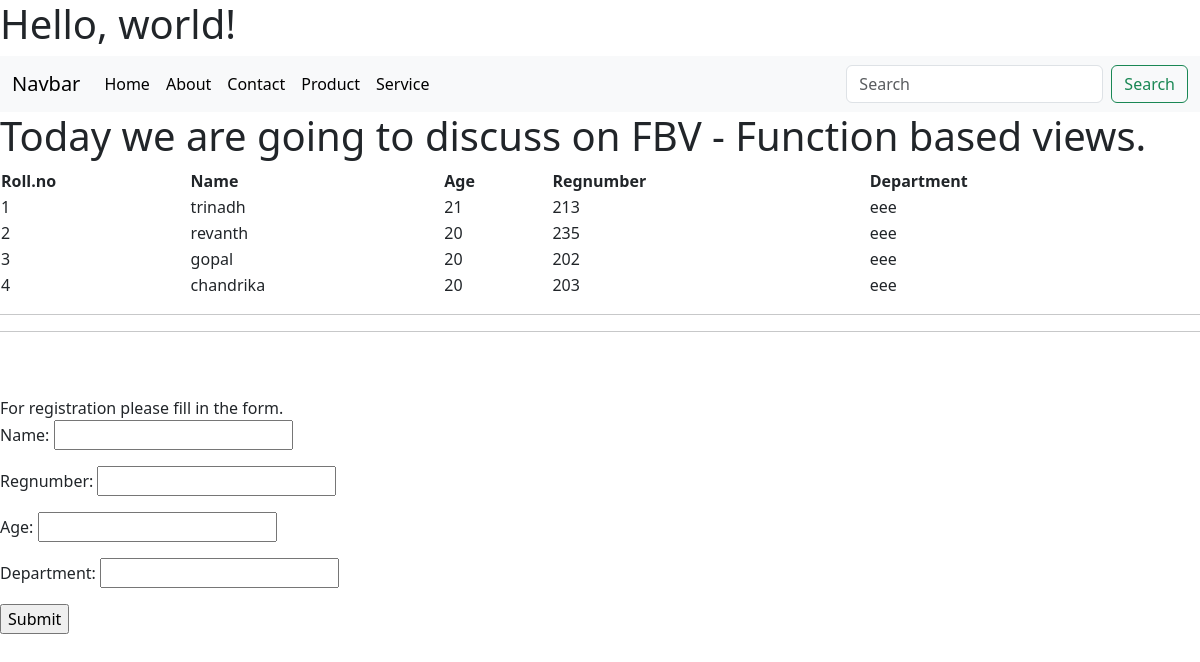
Page /form on the committed database.
### IT/models.py (models this page shows, shortened)
class Student(models.Model):
    name = models.CharField(max_length=200)
    regnumber = models.IntegerField()
    age = models.IntegerField()
    department = models.CharField(max_length=20)

### IT/views.py (the view)
# urls.py: path('form', views.form,name  = 'form'),
def form(request):
    stu = Student.objects.all()
    form = StudentForm
    if request.method =="POST":
        form = StudentForm(request.POST)
        if form.is_valid():
            form.save()
            return redirect('student')
    context = {'stu': stu, 'form': form}
    return render(request, 'form.html', context)

### templates/form.html (shortened to what this page needs)
{% extends "base.html" %}
{% block content %}
<h1>
    Today we are going to discuss on FBV - Function based views.
</h1>
<div>
    <table style="width:100%"; border-spacing: 5px;>
             <tr>
                <th>Roll.no</th>
               <th>Name</th>
               <th >Age</th>
               <th >Regnumber</th>
               <th >Department</th>
             </tr>
                     {% for a in stu %}
           <tr>
               <td>{{ a.id }} </td>
               <td>{{ a.name }}</td>
               <td>{{ a.age }}</td>
               <td>{{ a.regnumber }}</td>
               <td>{{ a.department }}</td>
           </tr>
       {% endfor %}
   </table>
<hr><hr>
<br><br>
For registration please fill in the form.
<div>
    <form action = "" method = "post">
        {{form.as_p }}
        <input type="submit" value= "Submit">
    </form>
</div>
{% endblock %}

### rows in the picture
Student: id "1", name "trinadh", age "21", regnumber "213", department "eee"
Student: id "2", name "revanth", age "20", regnumber "235", department "eee"
Student: id "3", name "gopal", age "20", regnumber "202", department "eee"
Student: id "4", name "chandrika", age "20", regnumber "203", department "eee"
